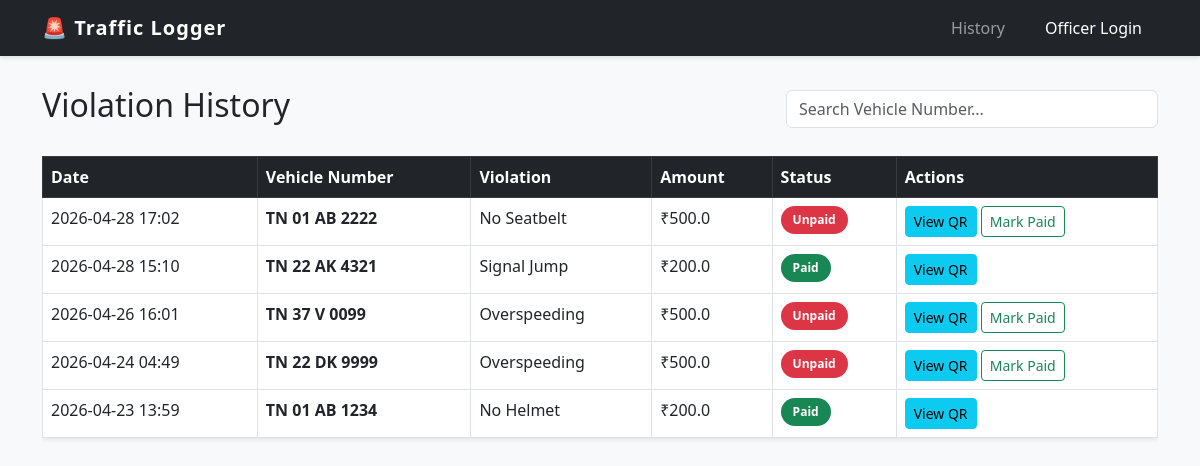
The page / on the database its author committed.
### models.py (models this page shows, shortened)
class Violation(db.Model):
    id = db.Column(db.Integer, primary_key=True)
    vehicle_number = db.Column(db.String(20), nullable=False, index=True)
    violation_type = db.Column(db.String(100), nullable=False)
    location = db.Column(db.String(150), nullable=False)
    date = db.Column(db.DateTime, default=datetime.utcnow)
    fine_amount = db.Column(db.Float, nullable=False)
    status = db.Column(db.String(10), default='Unpaid') # 'Paid' or 'Unpaid'

### app.py (the view)
@app.route('/')
def index():
    violations = Violation.query.order_by(Violation.date.desc()).all()
    return render_template('history.html', violations=violations)

### templates/history.html (shortened to what this page needs)
{% extends "base.html" %} {% block content %}
<div class="d-flex justify-content-between align-items-center mb-4">
  <h2>Violation History</h2>
  <div class="col-md-4">
    <input
      type="text"
      id="searchInput"
      class="form-control"
      placeholder="Search Vehicle Number..."
    />
  </div>
</div>
<div class="table-responsive">
  <table class="table table-hover table-bordered bg-white shadow-sm">
    <thead class="table-dark">
      <tr>
        <th>Date</th>
        <th>Vehicle Number</th>
        <th>Violation</th>
        <th>Amount</th>
        <th>Status</th>
        <th>Actions</th>
      </tr>
    </thead>
    <tbody id="violationTable">
      {% for v in violations %}
      <tr>
        <td>{{ v.date.strftime('%Y-%m-%d %H:%M') }}</td>
        <td><strong>{{ v.vehicle_number }}</strong></td>
        <td>{{ v.violation_type }}</td>
        <td>₹{{ v.fine_amount }}</td>
        <td>
          {% if v.status == 'Unpaid' %}
          <span class="badge bg-danger">Unpaid</span>
          {% else %}
          <span class="badge bg-success">Paid</span>
          {% endif %}
        </td>
        <td>
          <a
            href="{{ url_for('status', violation_id=v.id) }}"
            class="btn btn-sm btn-info"
            >View QR</a
          >
          {% if v.status == 'Unpaid' %}
          <a
            href="{{ url_for('update_status', violation_id=v.id) }}"
            class="btn btn-sm btn-outline-success"
            >Mark Paid</a
          >
          {% endif %}
        </td>
      </tr>
      {% endfor %}
    </tbody>
  </table>
</div>
{% endblock %}

### templates/base.html (shortened to what this page needs)
<!doctype html>
<html lang="en">
  <head>
    <link
      href="https://cdn.jsdelivr.net/npm/bootstrap@5.3.0/dist/css/bootstrap.min.css"
      rel="stylesheet"
    />
    <link
      rel="stylesheet"
      href="{{ url_for('static', filename='css/style.css') }}"
    />
  </head>
  <body>
    <nav class="navbar navbar-expand-lg navbar-dark bg-dark">
      <div class="container">
        <a class="navbar-brand" href="{{ url_for('index') }}"
          >🚨 Traffic Logger</a
        >
        <div class="collapse navbar-collapse" id="navbarNav">
          <div class="navbar-nav ms-auto">
            <a class="nav-link" href="{{ url_for('index') }}">History</a>
            {% if current_user.is_authenticated %}
            <a
              class="nav-link btn btn-primary text-white ms-lg-3 px-3"
              href="{{ url_for('add_violation') }}"
              >Add New Violation</a
            >
            <a
              class="nav-link text-warning ms-lg-2"
              href="{{ url_for('logout') }}"
              >Logout</a
            >
            {% else %}
            <a
              class="nav-link btn btn-outline-info text-white ms-lg-3 px-3"
              href="{{ url_for('login') }}"
              >Officer Login</a
            >
            {% endif %}
          </div>
        </div>
      </div>
    </nav>
    <div class="container">
       {% block content %}{% endblock %}
    </div>
  </body>
</html>

### static/css/style.css (style rules this page uses)
body { background-color: #f0f2f5; font-family: 'Segoe UI', Tahoma, Geneva, Verdana, sans-serif; }
.navbar-brand { font-weight: bold; letter-spacing: 1px; }
.badge { padding: 8px 12px; border-radius: 20px; }

### templates/base.html (style rules this page uses)
body { background-color: #f8f9fa; }
.navbar { margin-bottom: 30px; box-shadow: 0 2px 4px rgba(0, 0, 0, 0.1); }
.nav-link { font-weight: 500; }

### rows shown on the page
Violation: date "2026-04-28 17:02", vehicle_number "TN 01 AB 2222", violation_type "No Seatbelt", fine_amount "500.0", status "Unpaid"
Violation: date "2026-04-28 15:10", vehicle_number "TN 22 AK 4321", violation_type "Signal Jump", fine_amount "200.0", status "Paid"
Violation: date "2026-04-26 16:01", vehicle_number "TN 37 V 0099", violation_type "Overspeeding", fine_amount "500.0", status "Unpaid"
Violation: date "2026-04-24 04:49", vehicle_number "TN 22 DK 9999", violation_type "Overspeeding", fine_amount "500.0", status "Unpaid"
Violation: date "2026-04-23 13:59", vehicle_number "TN 01 AB 1234", violation_type "No Helmet", fine_amount "200.0", status "Paid"
